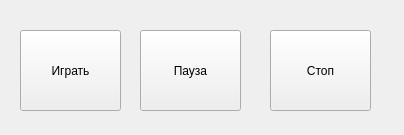
<?xml version="1.0" encoding="UTF-8"?>
<ui version="4.0">
 <class>MainWindow</class>
 <widget class="QMainWindow" name="MainWindow">
  <property name="geometry">
   <rect>
    <x>0</x>
    <y>0</y>
    <width>404</width>
    <height>135</height>
   </rect>
  </property>
  <property name="windowTitle">
   <string>MainWindow</string>
  </property>
  <widget class="QWidget" name="centralwidget">
   <widget class="QPushButton" name="pushButton">
    <property name="geometry">
     <rect>
      <x>20</x>
      <y>30</y>
      <width>101</width>
      <height>81</height>
     </rect>
    </property>
    <property name="text">
     <string>Играть</string>
    </property>
   </widget>
   <widget class="QPushButton" name="pushButton_2">
    <property name="geometry">
     <rect>
      <x>270</x>
      <y>30</y>
      <width>101</width>
      <height>81</height>
     </rect>
    </property>
    <property name="text">
     <string>Стоп</string>
    </property>
   </widget>
   <widget class="QPushButton" name="pushButton_3">
    <property name="geometry">
     <rect>
      <x>140</x>
      <y>30</y>
      <width>101</width>
      <height>81</height>
     </rect>
    </property>
    <property name="text">
     <string>Пауза</string>
    </property>
   </widget>
  </widget>
 </widget>
 <resources/>
 <connections/>
</ui>
